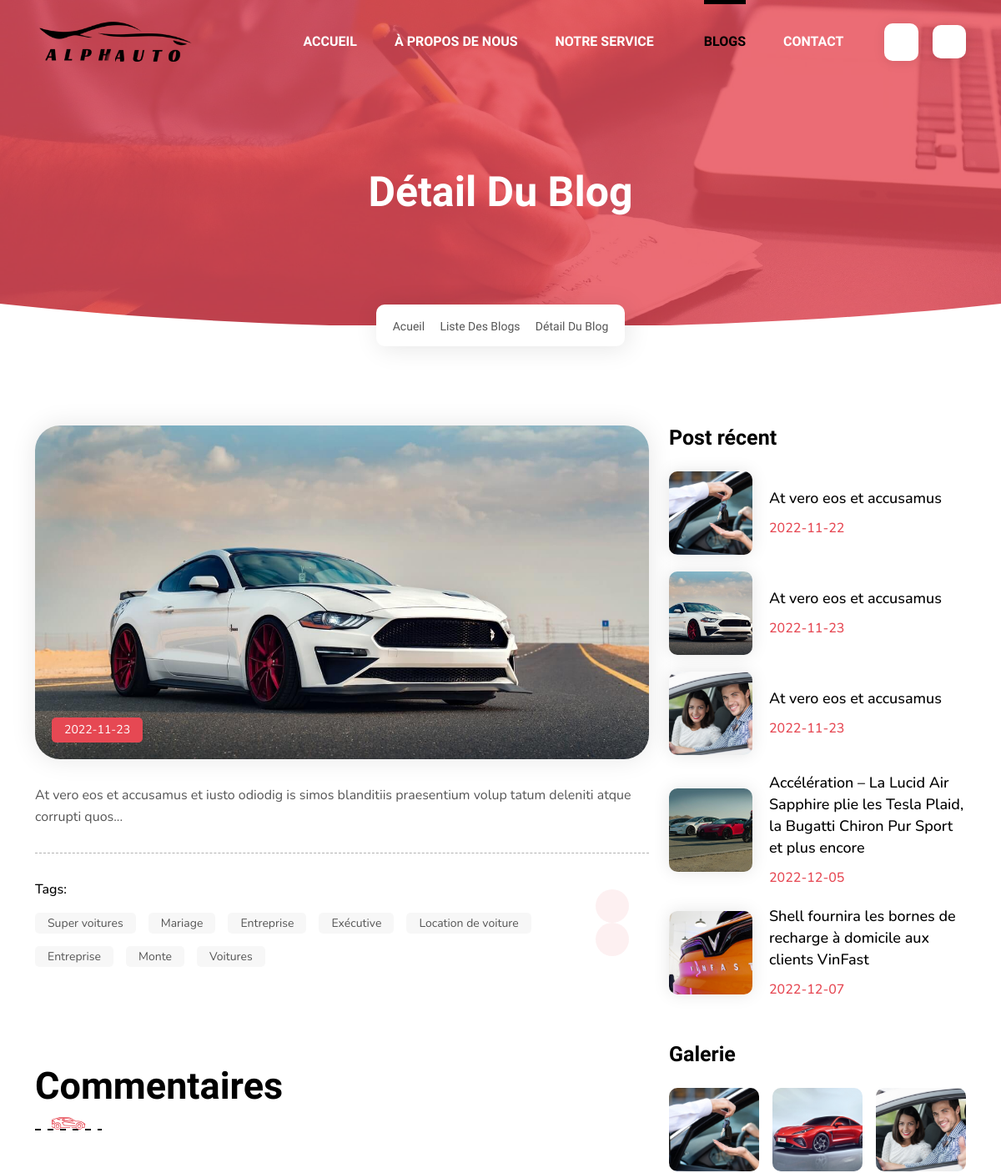
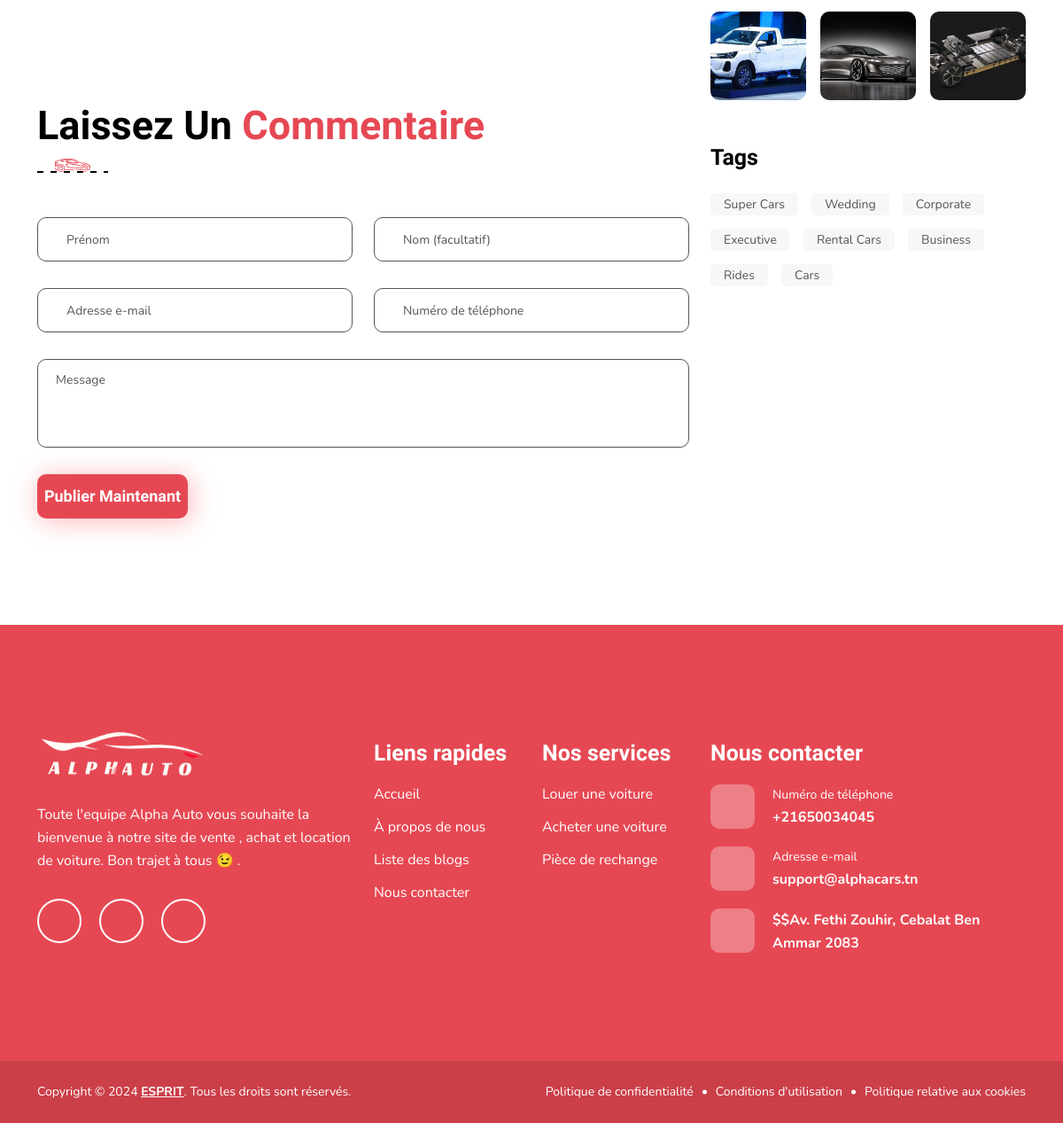
Page /view/blog-detail.php?id=2 on the committed database (2 pictures, top to bottom).
### tables this page shows
CREATE TABLE `bloglist` (
  `id` int(11) NOT NULL,
  `title` varchar(255) NOT NULL,
  `img` varchar(255) NOT NULL,
  `description` varchar(255) NOT NULL,
  `fulltxt` text NOT NULL,
  `datep` varchar(255) NOT NULL
);

CREATE TABLE `config` (
  `id` int(11) NOT NULL,
  `sitename` varchar(255) NOT NULL,
  `logo` varchar(255) NOT NULL,
  `email` varchar(255) NOT NULL,
  `phonenumber` varchar(255) NOT NULL,
  `address` varchar(255) NOT NULL,
  `fb` varchar(255) NOT NULL,
  `insta` varchar(255) NOT NULL,
  `yt` varchar(255) NOT NULL
);

### view/blog-detail.php (the view, shortened to what the rows shown need)
<?php
include '../Controller/functions.php';
$admincrudpanel = new admincrudpanel();
$liste = $admincrudpanel->getFullName();
foreach ($liste as $ta3b) {
    $sitename=$ta3b['sitename'];
    $sitelog=$ta3b['logo'];
    $sitephonenumber=$ta3b['phonenumber'];
    $siteemail=$ta3b['email'];
    $siteaddress=$ta3b['address'];
}
?>
<!DOCTYPE html>
<html lang="en-us">
<head>
    <link rel="stylesheet" type="text/css" href="assets/css/bootstrap.min.css">
    <link rel="stylesheet" type="text/css" href="assets/css/bootstrap-datepicker.min.css">
    <link rel="stylesheet" type="text/css" href="assets/css/swiper-bundle.min.css">
    <link rel="stylesheet" type="text/css" href="assets/css/jquery.fancybox.min.css">
    <link rel="stylesheet" type="text/css" href="assets/css/animate.css">
    <link rel="stylesheet" type="text/css" href="assets/css/style.css">
    <link rel="stylesheet" href="https://cdnjs.cloudflare.com/ajax/libs/intl-tel-input/17.0.8/css/intlTelInput.css"/>
</head>
<body class="fixed">
<div class="main">
    <section class="main-banner inner-banner back-img" style="background-image: url('assets/images/blog-banner.jpg');">
        <div class="container">
            <div class="row">
                <div class="col-12">
                    <div class="banner-content">
                        <h1 class="h1-title wow fadeup-animation" data-wow-duration="0.8s">Détail du blog</h1>
                    </div>
                </div>
            </div>
        </div>
    </section>
    <section class="main-blog-detail">
        <div class="container">
            <div class="row">
                <div class="col-lg-8">
                    <?php
                        $liste = $admincrudpanel->getexactitem($_GET['id']);
                        foreach ($liste as $tab) {
                            $img=$tab['img'];
                    ?>
                    <div class="blog-detail-box wow right-animation" data-wow-duration="0.8s" data-wow-delay="0.2s">
                        <div class="blog-detail-img back-img" style="background-image: url(<?php echo($img);?>);">
                            <span class="blog-date"><?php echo($tab["datep"]);?></span>
                        </div>
                        <?php echo($tab["fulltxt"]);}?>
                        <div class="blog-post-footer">
                            <div class="tags">
                            </div>
                            <div class="blog-post-social">
                            </div>
                        </div>
                    </div>
                    <div id="zidcomment" class="details-post-comment">
                        <div class="title left wow fadeup-animation" data-wow-duration="0.8s" data-wow-delay="0.2s">
                            <h2 class="h2-title">Commentaires</h2>
                        </div>
                    </div>
                    <div class="leave-reply">
                        <div class="title left wow fadeup-animation" data-wow-duration="0.8s" data-wow-delay="0.2s">
                            <h2 class="h2-title">Laissez un <span>commentaire</span></h2>
                        </div>
                        <form id="form5" class="leave-review-form wow fadeup-animation" data-wow-duration="0.8s" method="post" action="" data-wow-delay="0.3s">
                        </form>
                    </div>
                </div>
                <div class="col-lg-4">
                    <div class="sidebar">
                        <div class="sidebar-box recent-post wow left-animation" data-wow-duration="0.8s" data-wow-delay="0.3s">
                            <?php
                                $liste = $admincrudpanel->customproductswithord(5);
                                foreach ($liste as $ta3b) {
                            ?>
                            <div class="recent-post-bx">
                                <div class="recent-img back-img" style="background-image: url('<?php echo($ta3b['img']);?>');"></div>
                                <div class="recent-text">
                                    <p>
                                        <?php
                                            echo('<a href="blog-detail.php?id='.$ta3b['id'].'">'.$ta3b['title'].'</a>');
                                        ?>
                                    </p>
                                    <span><?php echo($ta3b['datep']);?></span>
                                </div>
                            </div>
                            <?php } ?>
                        </div>
                        <div class="sidebar-box blog-gallery wow left-animation" data-wow-duration="0.8s" data-wow-delay="0.3s">
                            <ul>
                                <?php
                                    $liste = $admincrudpanel->customproducts(6);
                                    foreach ($liste as $ta3b) {
                                ?>
                                <li>
                                    <div class="blog-gallery-img back-img" style="background-image: url('<?php echo($ta3b['img']);?>');">
                                        <a href="<?php echo($ta3b['img']);?>" data-fancybox="image"></a>
                                    </div>
                                </li>
                                <?php } ?>
                            </ul>
                        </div>
                    </div>
                </div>
            </div>
        </div>
    </section>
    <footer class="site-footer" id="contact">
        <div class="container">
            <div class="row">
                <div class="col-lg-4">
                    <div class="footer-info wow right-animation" data-wow-duration="0.8s" data-wow-delay="0.2s">
                        <div class="footer-logo">
                            <a href="index.php" title="<?php echo($sitename);?>">
                                <img src="<?php echo($sitelog);?>" width="188" height="60" alt="<?php echo($sitename);?>">
                            </a>
                        </div>
                    </div>
                </div>
                <div class="col-lg-4">
                    <div class="footer-contact wow left-animation" data-wow-duration="0.8s" data-wow-delay="0.2s">
                        <div class="contact-link">
                            <div class="contact-link-box">
                                <a href="tel:<?php echo($sitephonenumber);?>" title="Call on <?php echo($sitephonenumber);?>">
                                    <span class="icon"><i class="fas fa-phone-alt"></i></span>
                                    Numéro de téléphone
                                    <span class="text"><?php echo($sitephonenumber);?></span>
                                </a>
                            </div>
                            <div class="contact-link-box">
                                <a href="mailto:<?php echo($siteemail);?>" title="Mail on <?php echo($siteemail);?>">
                                    <span class="icon"><i class="fas fa-envelope"></i></span>
                                    Adresse e-mail
                                    <span class="text"><?php echo($siteemail);?></span>
                                </a>
                            </div>
                            <div class="contact-link-box">
                                <a href="javascript:void(0);" title="<?php echo($siteaddress);?>">
                                    <span class="icon"><i class="fas fa-map-marker-alt"></i></span>
                                    <span class="text"><?php echo($siteaddress);?></span>
                                </a>
                            </div>
                        </div>
                    </div>
                </div>
            </div>
        </div>
    </footer>
<link href="assets/css/intlTelInput.css" rel="stylesheet">
</div>
</body>
</html>

### rows in the picture
bloglist: img (picture), datep "2022-11-23", fulltxt "At vero eos et accusamus et iusto odiodig is simos blanditiis praesentium volup tatum deleniti atque corrupti quos...", title "At vero eos et accusamus"
bloglist: img (picture), title "At vero eos et accusamus", datep "2022-11-22"
bloglist: img (picture), title "At vero eos et accusamus", datep "2022-11-23"
bloglist: img (picture), title "Accélération – La Lucid Air Sapphire plie les Tesla Plaid, la Bugatti Chiron Pur Sport et plus encore", datep "2022-12-05"
bloglist: img (picture), title "Shell fournira les bornes de recharge à domicile aux clients VinFast", datep "2022-12-07"
bloglist: img (picture)
bloglist: img (picture)
bloglist: img (picture)
bloglist: img (picture)
config: logo (picture), phonenumber "+21650034045", email "support@alphacars.tn", address "$$Av. Fethi Zouhir, Cebalat Ben Ammar 2083"
